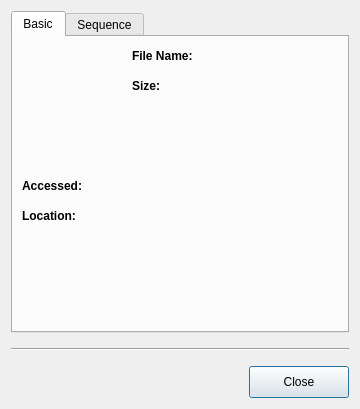
<?xml version="1.0" encoding="UTF-8"?>
<ui version="4.0">
 <class>properties</class>
 <widget class="QDialog" name="properties">
  <property name="geometry">
   <rect>
    <x>0</x>
    <y>0</y>
    <width>360</width>
    <height>409</height>
   </rect>
  </property>
  <property name="windowTitle">
   <string>Properties</string>
  </property>
  <layout class="QVBoxLayout" name="verticalLayout_3">
   <property name="spacing">
    <number>15</number>
   </property>
   <item>
    <widget class="QTabWidget" name="tab_widget">
     <property name="currentIndex">
      <number>0</number>
     </property>
     <widget class="QWidget" name="basic">
      <attribute name="title">
       <string>Basic</string>
      </attribute>
      <layout class="QVBoxLayout" name="verticalLayout_4">
       <property name="spacing">
        <number>10</number>
       </property>
       <item>
        <layout class="QHBoxLayout" name="layout_3">
         <property name="spacing">
          <number>10</number>
         </property>
         <item>
          <layout class="QVBoxLayout" name="layout">
           <item>
            <widget class="QLabel" name="file_icon">
             <property name="sizePolicy">
              <sizepolicy hsizetype="Preferred" vsizetype="Preferred">
               <horstretch>0</horstretch>
               <verstretch>0</verstretch>
              </sizepolicy>
             </property>
             <property name="minimumSize">
              <size>
               <width>100</width>
               <height>120</height>
              </size>
             </property>
             <property name="maximumSize">
              <size>
               <width>100</width>
               <height>120</height>
              </size>
             </property>
             <property name="text">
              <string/>
             </property>
             <property name="scaledContents">
              <bool>true</bool>
             </property>
            </widget>
           </item>
          </layout>
         </item>
         <item>
          <layout class="QVBoxLayout" name="layout_4">
           <property name="spacing">
            <number>10</number>
           </property>
           <item>
            <layout class="QHBoxLayout" name="layout_5">
             <property name="spacing">
              <number>8</number>
             </property>
             <item>
              <widget class="QLabel" name="file_name_label">
               <property name="font">
                <font>
                 <weight>75</weight>
                 <bold>true</bold>
                </font>
               </property>
               <property name="text">
                <string>File Name:</string>
               </property>
              </widget>
             </item>
             <item>
              <widget class="QLabel" name="file_name">
               <property name="text">
                <string/>
               </property>
              </widget>
             </item>
             <item>
              <spacer name="horizontalSpacer_2">
               <property name="orientation">
                <enum>Qt::Horizontal</enum>
               </property>
               <property name="sizeHint" stdset="0">
                <size>
                 <width>40</width>
                 <height>20</height>
                </size>
               </property>
              </spacer>
             </item>
            </layout>
           </item>
           <item>
            <layout class="QHBoxLayout" name="layout_6">
             <property name="spacing">
              <number>8</number>
             </property>
             <item>
              <widget class="QLabel" name="file_size_label">
               <property name="font">
                <font>
                 <weight>75</weight>
                 <bold>true</bold>
                </font>
               </property>
               <property name="text">
                <string>Size:</string>
               </property>
              </widget>
             </item>
             <item>
              <widget class="QLabel" name="file_size">
               <property name="text">
                <string/>
               </property>
              </widget>
             </item>
             <item>
              <spacer name="horizontalSpacer_3">
               <property name="orientation">
                <enum>Qt::Horizontal</enum>
               </property>
               <property name="sizeHint" stdset="0">
                <size>
                 <width>40</width>
                 <height>20</height>
                </size>
               </property>
              </spacer>
             </item>
            </layout>
           </item>
           <item>
            <spacer name="spacer_2">
             <property name="orientation">
              <enum>Qt::Vertical</enum>
             </property>
             <property name="sizeHint" stdset="0">
              <size>
               <width>20</width>
               <height>40</height>
              </size>
             </property>
            </spacer>
           </item>
          </layout>
         </item>
        </layout>
       </item>
       <item>
        <layout class="QHBoxLayout" name="layout_7">
         <property name="spacing">
          <number>8</number>
         </property>
         <item>
          <widget class="QLabel" name="accessed_label">
           <property name="font">
            <font>
             <weight>75</weight>
             <bold>true</bold>
            </font>
           </property>
           <property name="text">
            <string>Accessed:</string>
           </property>
          </widget>
         </item>
         <item>
          <widget class="QLabel" name="accessed">
           <property name="text">
            <string/>
           </property>
          </widget>
         </item>
         <item>
          <spacer name="horizontalSpacer">
           <property name="orientation">
            <enum>Qt::Horizontal</enum>
           </property>
           <property name="sizeHint" stdset="0">
            <size>
             <width>40</width>
             <height>20</height>
            </size>
           </property>
          </spacer>
         </item>
        </layout>
       </item>
       <item>
        <layout class="QHBoxLayout" name="layout_8">
         <property name="spacing">
          <number>8</number>
         </property>
         <item>
          <widget class="QLabel" name="location_label">
           <property name="font">
            <font>
             <weight>75</weight>
             <bold>true</bold>
            </font>
           </property>
           <property name="text">
            <string>Location:</string>
           </property>
          </widget>
         </item>
         <item>
          <widget class="QLabel" name="location">
           <property name="text">
            <string/>
           </property>
          </widget>
         </item>
         <item>
          <spacer name="spacer_3">
           <property name="orientation">
            <enum>Qt::Horizontal</enum>
           </property>
           <property name="sizeHint" stdset="0">
            <size>
             <width>40</width>
             <height>20</height>
            </size>
           </property>
          </spacer>
         </item>
        </layout>
       </item>
       <item>
        <spacer name="spacer_4">
         <property name="orientation">
          <enum>Qt::Vertical</enum>
         </property>
         <property name="sizeHint" stdset="0">
          <size>
           <width>20</width>
           <height>40</height>
          </size>
         </property>
        </spacer>
       </item>
      </layout>
     </widget>
     <widget class="QWidget" name="sequence">
      <attribute name="title">
       <string>Sequence</string>
      </attribute>
      <layout class="QVBoxLayout" name="verticalLayout">
       <property name="spacing">
        <number>10</number>
       </property>
       <item>
        <layout class="QHBoxLayout" name="layout_9">
         <property name="spacing">
          <number>8</number>
         </property>
         <item>
          <widget class="QLabel" name="name_label">
           <property name="font">
            <font>
             <weight>75</weight>
             <bold>true</bold>
            </font>
           </property>
           <property name="text">
            <string>Name:</string>
           </property>
          </widget>
         </item>
         <item>
          <widget class="QLabel" name="name">
           <property name="text">
            <string/>
           </property>
          </widget>
         </item>
        </layout>
       </item>
       <item>
        <layout class="QHBoxLayout" name="layout_10">
         <property name="spacing">
          <number>8</number>
         </property>
         <item>
          <widget class="QLabel" name="owner_label">
           <property name="font">
            <font>
             <weight>75</weight>
             <bold>true</bold>
            </font>
           </property>
           <property name="text">
            <string>Owner:</string>
           </property>
          </widget>
         </item>
         <item>
          <widget class="QLabel" name="owner">
           <property name="text">
            <string/>
           </property>
          </widget>
         </item>
        </layout>
       </item>
       <item>
        <layout class="QHBoxLayout" name="layout_11">
         <property name="spacing">
          <number>8</number>
         </property>
         <item>
          <widget class="QLabel" name="status_label">
           <property name="font">
            <font>
             <weight>75</weight>
             <bold>true</bold>
            </font>
           </property>
           <property name="text">
            <string>Status:</string>
           </property>
          </widget>
         </item>
         <item>
          <widget class="QLabel" name="status">
           <property name="text">
            <string/>
           </property>
          </widget>
         </item>
        </layout>
       </item>
       <item>
        <layout class="QHBoxLayout" name="layout_12">
         <property name="spacing">
          <number>8</number>
         </property>
         <item>
          <widget class="QLabel" name="reader_id_label">
           <property name="font">
            <font>
             <weight>75</weight>
             <bold>true</bold>
            </font>
           </property>
           <property name="text">
            <string>Reader ID:</string>
           </property>
          </widget>
         </item>
         <item>
          <widget class="QLabel" name="reader_id">
           <property name="text">
            <string/>
           </property>
          </widget>
         </item>
        </layout>
       </item>
       <item>
        <layout class="QHBoxLayout" name="layout_13">
         <property name="spacing">
          <number>8</number>
         </property>
         <item>
          <widget class="QLabel" name="amount_label">
           <property name="font">
            <font>
             <weight>75</weight>
             <bold>true</bold>
            </font>
           </property>
           <property name="text">
            <string>Samples amount:</string>
           </property>
          </widget>
         </item>
         <item>
          <widget class="QLabel" name="amount">
           <property name="text">
            <string/>
           </property>
          </widget>
         </item>
        </layout>
       </item>
       <item>
        <layout class="QHBoxLayout" name="layout_19">
         <property name="spacing">
          <number>8</number>
         </property>
         <item>
          <widget class="QLabel" name="protocol_label">
           <property name="font">
            <font>
             <weight>75</weight>
             <bold>true</bold>
            </font>
           </property>
           <property name="text">
            <string>Protocol:</string>
           </property>
          </widget>
         </item>
         <item>
          <widget class="QLabel" name="protocol">
           <property name="text">
            <string/>
           </property>
          </widget>
         </item>
        </layout>
       </item>
       <item>
        <layout class="QHBoxLayout" name="layout_14">
         <property name="spacing">
          <number>8</number>
         </property>
         <item>
          <widget class="QLabel" name="creaton_date_label">
           <property name="font">
            <font>
             <weight>75</weight>
             <bold>true</bold>
            </font>
           </property>
           <property name="text">
            <string>Creation date:</string>
           </property>
          </widget>
         </item>
         <item>
          <widget class="QLabel" name="creaton_date">
           <property name="text">
            <string/>
           </property>
          </widget>
         </item>
        </layout>
       </item>
       <item>
        <layout class="QHBoxLayout" name="layout_15">
         <property name="spacing">
          <number>8</number>
         </property>
         <item>
          <widget class="QLabel" name="last_modification_label">
           <property name="font">
            <font>
             <weight>75</weight>
             <bold>true</bold>
            </font>
           </property>
           <property name="text">
            <string>Last modification:</string>
           </property>
          </widget>
         </item>
         <item>
          <widget class="QLabel" name="last_modification">
           <property name="text">
            <string/>
           </property>
          </widget>
         </item>
        </layout>
       </item>
       <item>
        <layout class="QHBoxLayout" name="layout_16">
         <property name="spacing">
          <number>8</number>
         </property>
         <item>
          <widget class="QLabel" name="nitrogen_use_label">
           <property name="font">
            <font>
             <weight>75</weight>
             <bold>true</bold>
            </font>
           </property>
           <property name="text">
            <string>Nitrogen use:</string>
           </property>
          </widget>
         </item>
         <item>
          <widget class="QLabel" name="nitrogen_use">
           <property name="text">
            <string/>
           </property>
          </widget>
         </item>
        </layout>
       </item>
       <item>
        <layout class="QHBoxLayout" name="layout_17">
         <property name="spacing">
          <number>8</number>
         </property>
         <item>
          <widget class="QLabel" name="dose_rate_label">
           <property name="font">
            <font>
             <weight>75</weight>
             <bold>true</bold>
            </font>
           </property>
           <property name="text">
            <string>Dose rate:</string>
           </property>
          </widget>
         </item>
         <item>
          <widget class="QLabel" name="dose_rate">
           <property name="text">
            <string/>
           </property>
          </widget>
         </item>
        </layout>
       </item>
       <item>
        <layout class="QHBoxLayout" name="layout_18">
         <property name="spacing">
          <number>8</number>
         </property>
         <item>
          <widget class="QLabel" name="external_dose_rate_label">
           <property name="font">
            <font>
             <weight>75</weight>
             <bold>true</bold>
            </font>
           </property>
           <property name="text">
            <string>External dose rate:</string>
           </property>
          </widget>
         </item>
         <item>
          <widget class="QLabel" name="external_dose_rate">
           <property name="text">
            <string/>
           </property>
          </widget>
         </item>
        </layout>
       </item>
      </layout>
     </widget>
    </widget>
   </item>
   <item>
    <widget class="Line" name="line">
     <property name="orientation">
      <enum>Qt::Horizontal</enum>
     </property>
    </widget>
   </item>
   <item>
    <layout class="QHBoxLayout" name="buttons_area">
     <item>
      <spacer name="spacer">
       <property name="orientation">
        <enum>Qt::Horizontal</enum>
       </property>
       <property name="sizeHint" stdset="0">
        <size>
         <width>40</width>
         <height>20</height>
        </size>
       </property>
      </spacer>
     </item>
     <item>
      <widget class="QPushButton" name="push_button_close">
       <property name="minimumSize">
        <size>
         <width>100</width>
         <height>32</height>
        </size>
       </property>
       <property name="text">
        <string>Close</string>
       </property>
      </widget>
     </item>
    </layout>
   </item>
  </layout>
 </widget>
 <tabstops>
  <tabstop>tab_widget</tabstop>
  <tabstop>push_button_close</tabstop>
 </tabstops>
 <resources/>
 <connections/>
</ui>
